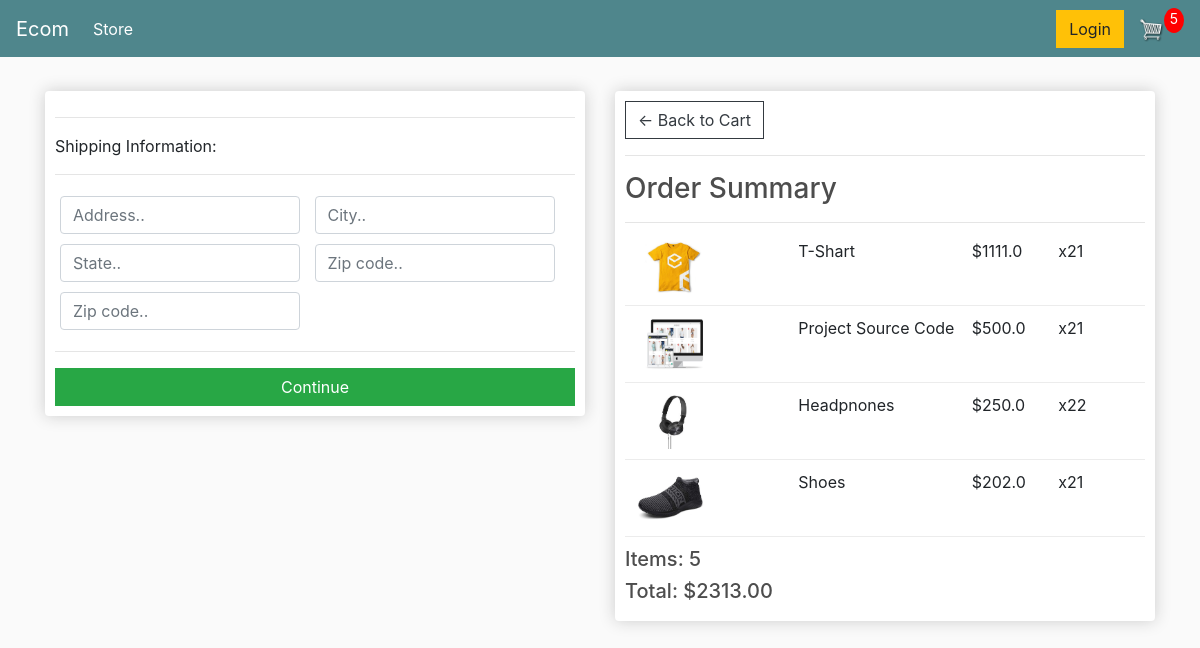
/checkout/ (signed in), run on an earlier commit of the app's database.
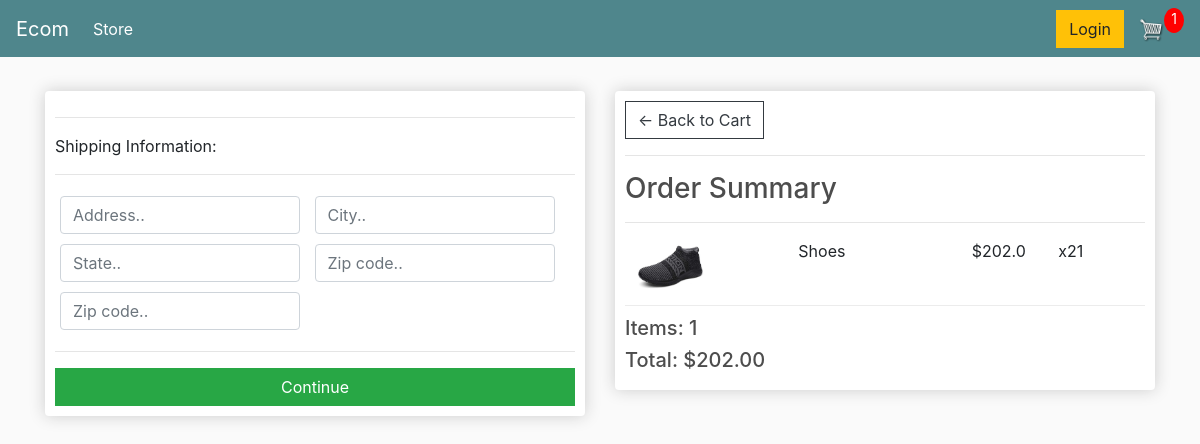
And on a later commit of the database.
### store/models.py (models this page shows, shortened)
class OrderItem(models.Model):
    product = models.ForeignKey(Product, on_delete=models.SET_NULL, blank=True, null=True)
    order = models.ForeignKey(Order, on_delete=models.SET_NULL, blank=True, null=True)
    quantity = models.IntegerField(default=0, null=True, blank=True)
    date_added = models.DateTimeField(auto_now_add=True)
    @property
    def get_total(self):
        total = self.product.price * self.quantity
        return total

class Product(models.Model):
    name = models.CharField(max_length=200, null=True)
    price = models.FloatField()
    digital = models.BooleanField(default=False, null=True, blank=False)
    image = models.ImageField(null=True, blank=True)
    @property
    def imageURL(self):
        try:
            url = self.image.url
        except:
            url = ''
        return url

class Order(models.Model):
    customer = models.ForeignKey(Customer, on_delete=models.SET_NULL, blank=True, null=True)
    date_orderd = models.DateTimeField(auto_now_add=True)
    complete = models.BooleanField(default=False, null=True, blank=False)
    transaction_id = models.CharField(max_length=200, null=True)
    @property
    def shipping(self):
        shipping = False
        orderitems = self.orderitem_set.all()
        for i in orderitems:
            if i.product.digital == False:
                shipping = True
        return shipping
    @property
    def get_cart_total(self):
        orderitems = self.orderitem_set.all()
        total = sum([item.get_total for item in orderitems])
        return total
    @property
    def get_cart_items(self):
        orderitems = self.orderitem_set.all()
        total = sum([item.quantity for item in orderitems])
        return total

### store/views.py (the view)
# urls.py: path('checkout/', views.checkout, name="checkout"),
def checkout(request):
    if request.user.is_authenticated:
        customer = request.user.customer
        order,created = Order.objects.get_or_create(customer=customer, complete=False)
        items = order.orderitem_set.all()
        cartItems = order.get_cart_items
    else:
        items = []
        order = {'get_cart_total':0, 'get_cart_items':0,'shipping':False}
        cartItems = order['get_cart_items']
    context = {'items':items,'order':order, 'cartItems':cartItems}
    return render (request, 'store/checkout.html' , context)

### store/templates/store/checkout.html (shortened to what this page needs)
{% extends 'store/main.html' %}
{% load static %}
{% block content %}
     <div class="row">
		<div class="col-lg-6">
			<div class="box-element" id="form-wrapper">
				<form id="form">
					<div id="shipping-info">
						<hr>
						<p>Shipping Information:</p>
						<hr>
						<div class="form-field">
							<input class="form-control" type="text" name="address" placeholder="Address..">
						</div>
						<div class="form-field">
							<input class="form-control" type="text" name="city" placeholder="City..">
						</div>
						<div class="form-field">
							<input class="form-control" type="text" name="state" placeholder="State..">
						</div>
						<div class="form-field">
							<input class="form-control" type="text" name="zipcode" placeholder="Zip code..">
						</div>
						<div class="form-field">
							<input class="form-control" type="text" name="country" placeholder="Zip code..">
						</div>
					</div>
					<hr>
					<input id="form-button" class="btn btn-success btn-block" type="submit" value="Continue">
				</form>
			</div>
			<br>
		</div>
		<div class="col-lg-6">
			<div class="box-element">
				<a  class="btn btn-outline-dark" href="{% url 'cart' %}">&#x2190; Back to Cart</a>
				<hr>
				<h3>Order Summary</h3>
				<hr>
				{% for item in items%}
				<div class="cart-row">
					<div style="flex:2"><img class="row-image" src="{{item.product.imageURL}}"></div>
					<div style="flex:2"><p>{{item.product.name}}</p></div>
					<div style="flex:1"><p>${{item.product.price}}</p></div>
					<div style="flex:1"><p>x2{{item.quantity}}</p></div>
				</div>
				{% endfor %}
                <h5>Items: {{order.get_cart_items}}</h5>
                <h5>Total: ${{order.get_cart_total|floatformat:2}}</h5>
			</div>
		</div>
	</div>
{% endblock content %}

What changed in the data, as far as the page shows it:
removed OrderItem: product.imageURL (picture), product.name "T-Shart", product.price "1111.0", quantity "1"
removed OrderItem: product.imageURL (picture), product.name "Project Source Code", product.price "500.0", quantity "1"
removed OrderItem: product.imageURL (picture), product.name "Headpnones", product.price "250.0", quantity "2"
computed for Order: get_cart_items "5" → "1"; get_cart_total "2313.00" → "202.00"
Also different on the page:
{{ cartItems }}: "5" → "1"
